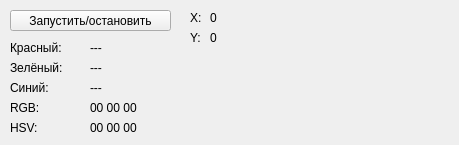
    <widget class="QWidget" name="tab_6">
     <attribute name="title">
      <string>Цвет под курсором</string>
     </attribute>
     <widget class="QPushButton" name="pushButton_18">
      <property name="geometry">
       <rect>
        <x>10</x>
        <y>10</y>
        <width>161</width>
        <height>21</height>
       </rect>
      </property>
      <property name="text">
       <string>Запустить/остановить</string>
      </property>
     </widget>
     <widget class="QLabel" name="label_18">
      <property name="geometry">
       <rect>
        <x>10</x>
        <y>100</y>
        <width>71</width>
        <height>16</height>
       </rect>
      </property>
      <property name="text">
       <string>RGB:</string>
      </property>
     </widget>
     <widget class="QLabel" name="L_RGBcolour">
      <property name="geometry">
       <rect>
        <x>90</x>
        <y>100</y>
        <width>71</width>
        <height>16</height>
       </rect>
      </property>
      <property name="text">
       <string>00 00 00</string>
      </property>
     </widget>
     <widget class="QLabel" name="label_19">
      <property name="geometry">
       <rect>
        <x>190</x>
        <y>10</y>
        <width>21</width>
        <height>16</height>
       </rect>
      </property>
      <property name="text">
       <string>X:</string>
      </property>
     </widget>
     <widget class="QLabel" name="label_20">
      <property name="geometry">
       <rect>
        <x>190</x>
        <y>30</y>
        <width>21</width>
        <height>16</height>
       </rect>
      </property>
      <property name="text">
       <string>Y:</string>
      </property>
     </widget>
     <widget class="QLabel" name="L_cursorx">
      <property name="geometry">
       <rect>
        <x>210</x>
        <y>10</y>
        <width>71</width>
        <height>16</height>
       </rect>
      </property>
      <property name="text">
       <string>0</string>
      </property>
     </widget>
     <widget class="QLabel" name="L_cursory">
      <property name="geometry">
       <rect>
        <x>210</x>
        <y>30</y>
        <width>71</width>
        <height>16</height>
       </rect>
      </property>
      <property name="text">
       <string>0</string>
      </property>
     </widget>
     <widget class="QWidget" name="W_currentcolour" native="true">
      <property name="geometry">
       <rect>
        <x>249</x>
        <y>10</y>
        <width>201</width>
        <height>31</height>
       </rect>
      </property>
      <property name="styleSheet">
       <string notr="true"/>
      </property>
     </widget>
     <widget class="QLabel" name="label_21">
      <property name="geometry">
       <rect>
        <x>10</x>
        <y>40</y>
        <width>71</width>
        <height>16</height>
       </rect>
      </property>
      <property name="text">
       <string>Красный:</string>
      </property>
     </widget>
     <widget class="QLabel" name="label_22">
      <property name="geometry">
       <rect>
        <x>10</x>
        <y>60</y>
        <width>71</width>
        <height>16</height>
       </rect>
      </property>
      <property name="text">
       <string>Зелёный:</string>
      </property>
     </widget>
     <widget class="QLabel" name="label_23">
      <property name="geometry">
       <rect>
        <x>10</x>
        <y>80</y>
        <width>71</width>
        <height>16</height>
       </rect>
      </property>
      <property name="text">
       <string>Синий:</string>
      </property>
     </widget>
     <widget class="QLabel" name="L_bluecolour">
      <property name="geometry">
       <rect>
        <x>90</x>
        <y>80</y>
        <width>71</width>
        <height>16</height>
       </rect>
      </property>
      <property name="text">
       <string>---</string>
      </property>
     </widget>
     <widget class="QLabel" name="L_greencolour">
      <property name="geometry">
       <rect>
        <x>90</x>
        <y>60</y>
        <width>71</width>
        <height>16</height>
       </rect>
      </property>
      <property name="text">
       <string>---</string>
      </property>
     </widget>
     <widget class="QLabel" name="L_red_colour">
      <property name="geometry">
       <rect>
        <x>90</x>
        <y>40</y>
        <width>71</width>
        <height>16</height>
       </rect>
      </property>
      <property name="text">
       <string>---</string>
      </property>
     </widget>
     <widget class="QLabel" name="label_24">
      <property name="geometry">
       <rect>
        <x>10</x>
        <y>120</y>
        <width>71</width>
        <height>16</height>
       </rect>
      </property>
      <property name="text">
       <string>HSV:</string>
      </property>
     </widget>
     <widget class="QLabel" name="L_HSVcolour">
      <property name="geometry">
       <rect>
        <x>90</x>
        <y>120</y>
        <width>71</width>
        <height>16</height>
       </rect>
      </property>
      <property name="text">
       <string>00 00 00</string>
      </property>
     </widget>
    </widget>
